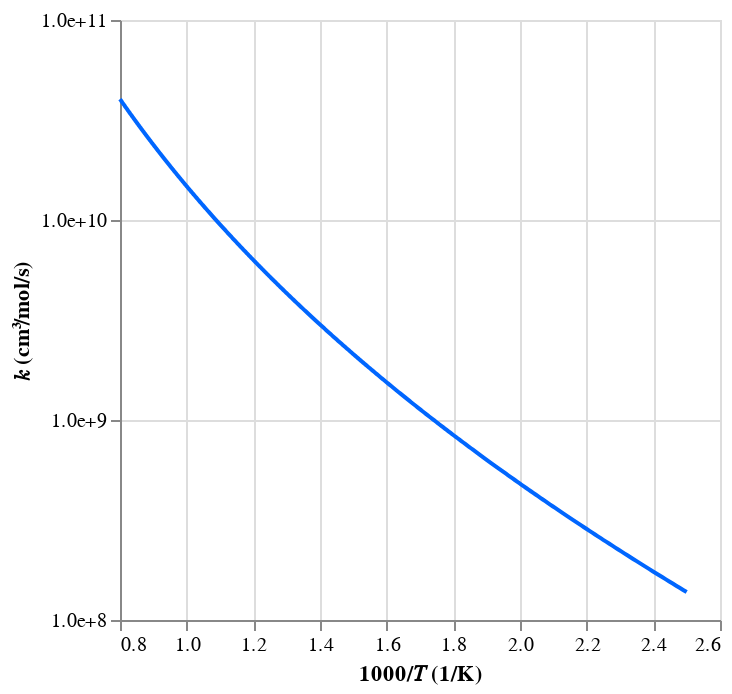

This figure's notebook cell:
### Code cell
# Check rates
workflow.plot_rates(tag=tag, root_path=root_path)

### Figure 1 — Vega-Lite specification as saved in the notebook (floating-point values rounded to 4 significant figures; data arrays with more than 128 entries replaced by an {"elided": "..."} marker saying what was removed)
{"config": {"view": {"continuousWidth": 300, "continuousHeight": 300}}, "data": {"name": "data-c5f4f6229fe045a4ddd91829eefb8117"}, "mark": {"type": "line"}, "encoding": {"color": {"value": "#0066ff"}, "x": {"field": "x", "title": "1000/𝑇 (1/K)", "type": "quantitative"}, "y": {"axis": {"format": ".1e", "values": [100000000, 1000000000, 10000000000, 100000000000, 1000000000000]}, "field": "value", "scale": {"type": "log"}, "title": "𝑘 (cm³/mol/s)", "type": "quantitative"}}, "transform": [{"fold": ["This work"]}], "$schema": "https://vega.github.io/schema/vega-lite/v5.20.1.json", "datasets": {"data-c5f4f6229fe045a4ddd91829eefb8117": {"elided": "500 records"}}}
